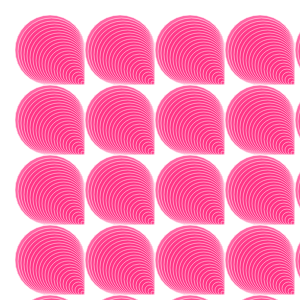
Frame 1 (no input)
Frame 60 (no input): identical to frame 1, image omitted
Frame 120 (the mouse pressed at the canvas centre since frame 60): identical to frame 1, image omitted

The p5.js sketch that drew this single still picture (run headless with seeded random() and noise() and a simulated clock; from frame 60 on, the mouse is pressed at the canvas centre):

// p5.js sketch
// ── sketch.js
var boardLeft = 50; // Top left corner of the board
var boardTop = 50;
var num = 5;
var wide = 70; //70 by 70 circle

function setup() {
  createCanvas(300, 300);
  background(255);
  fill(255, 52, 133, 125);
  stroke(255);
  strokeWeight(0.5);
  cones(0, 0);
}

function draw() {

}

function cones(row, ring) {

  while (row < num) { //when start row is less than num
    var col = 0;
    while (col < num) { // when col
      var x = boardLeft + col * wide; //start x position/top left
      var y = boardTop + row * wide; //start y position/top left
      ellipse(x, y, wide, wide); //draw outer oval
      while (ring <= wide) {
        ellipse(x + ring / 2, y + ring / 2, wide - ring, wide - ring); //draw inner ovals
        ring = ring + 3; //make the inner circle bigger so diameter becomes smaller as in the diam parameters of the draw oval in this loop
      }
      ring = 0; //set ring back to zero
      col++; //next column
    }
    row++; //next row 
  }
}
